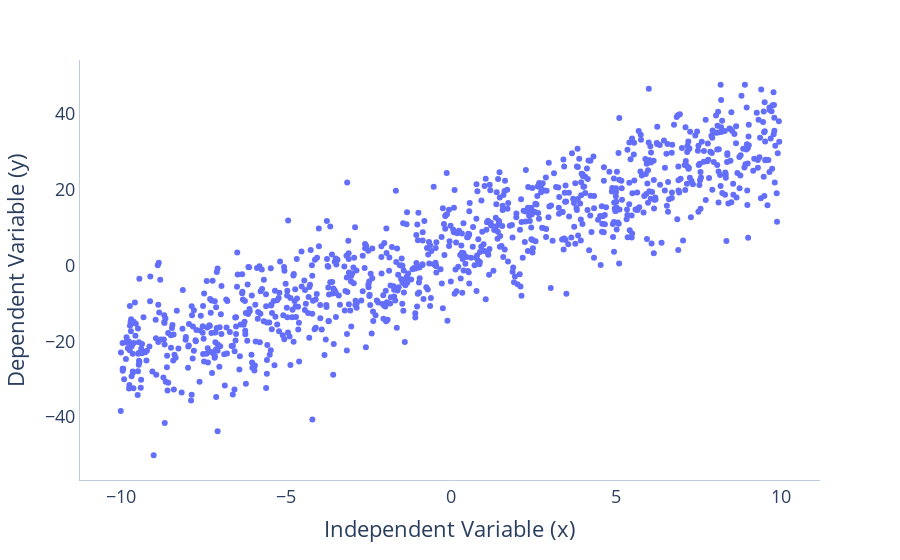

Write notebook code for a chart like this one.
### Code cell
fig = px.scatter(x=dataset.Xdata.flatten(), y=dataset.ydata.flatten())
# fig.update_layout(
#     plot_bgcolor="#FFFFFF",
#     xaxis=dict(
#         title="Independent Variable (x)",
#         linecolor="#BCCCDC",
#     ),
#     yaxis=dict(
#         title="Dependent Variable (y)",
#         linecolor="#BCCCDC"
#     ),
#     font=dict(size=18)
# )

fig.update_layout(
    plot_bgcolor="#FFFFFF",
    xaxis=dict(
        title="Independent Variable (x)",
        linecolor="#BCCCDC",
    ),
    yaxis=dict(
        title="Dependent Variable (y)",
        linecolor="#BCCCDC"
    ),
    font=dict(size=18)
)
fig.show()

### Figure 1 — Plotly figure (JSON) as saved in the notebook; plotly's stock layout.template omitted (floating-point values rounded to 4 significant figures; data arrays with more than 128 entries replaced by an {"elided": "..."} marker saying what was removed)
{"data": [{"hovertemplate": "x=%{x}<br>y=%{y}<extra></extra>", "legendgroup": "", "marker": {"color": "#636efa", "symbol": "circle"}, "mode": "markers", "name": "", "orientation": "v", "showlegend": false, "type": "scatter", "x": {"elided": "1000 float values"}, "xaxis": "x", "y": {"elided": "1000 float values"}, "yaxis": "y"}], "layout": {"font": {"size": 18}, "legend": {"tracegroupgap": 0}, "margin": {"t": 60}, "plot_bgcolor": "#FFFFFF", "xaxis": {"anchor": "y", "domain": [0, 1], "linecolor": "#BCCCDC", "title": {"text": "Independent Variable (x)"}}, "yaxis": {"anchor": "x", "domain": [0, 1], "linecolor": "#BCCCDC", "title": {"text": "Dependent Variable (y)"}}}}
